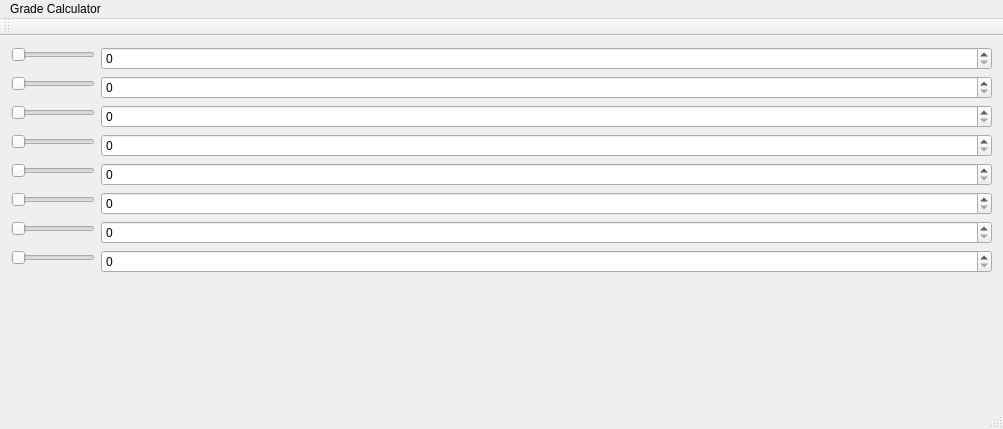
<?xml version="1.0" encoding="UTF-8"?>
<ui version="4.0">
 <class>MainWindow</class>
 <widget class="QMainWindow" name="MainWindow">
  <property name="geometry">
   <rect>
    <x>0</x>
    <y>0</y>
    <width>1003</width>
    <height>429</height>
   </rect>
  </property>
  <property name="windowTitle">
   <string>MainWindow</string>
  </property>
  <widget class="QWidget" name="centralWidget">
   <layout class="QFormLayout" name="formLayout">
    <item row="0" column="0">
     <widget class="QSlider" name="horizontalSlider">
      <property name="orientation">
       <enum>Qt::Horizontal</enum>
      </property>
     </widget>
    </item>
    <item row="0" column="1">
     <widget class="QSpinBox" name="spinBox"/>
    </item>
    <item row="1" column="0">
     <widget class="QSlider" name="horizontalSlider_2">
      <property name="orientation">
       <enum>Qt::Horizontal</enum>
      </property>
     </widget>
    </item>
    <item row="1" column="1">
     <widget class="QSpinBox" name="spinBox_2"/>
    </item>
    <item row="2" column="0">
     <widget class="QSlider" name="horizontalSlider_3">
      <property name="orientation">
       <enum>Qt::Horizontal</enum>
      </property>
     </widget>
    </item>
    <item row="2" column="1">
     <widget class="QSpinBox" name="spinBox_3"/>
    </item>
    <item row="3" column="0">
     <widget class="QSlider" name="horizontalSlider_4">
      <property name="orientation">
       <enum>Qt::Horizontal</enum>
      </property>
     </widget>
    </item>
    <item row="3" column="1">
     <widget class="QSpinBox" name="spinBox_4"/>
    </item>
    <item row="4" column="0">
     <widget class="QSlider" name="horizontalSlider_5">
      <property name="orientation">
       <enum>Qt::Horizontal</enum>
      </property>
     </widget>
    </item>
    <item row="4" column="1">
     <widget class="QSpinBox" name="spinBox_5"/>
    </item>
    <item row="5" column="0">
     <widget class="QSlider" name="horizontalSlider_6">
      <property name="orientation">
       <enum>Qt::Horizontal</enum>
      </property>
     </widget>
    </item>
    <item row="5" column="1">
     <widget class="QSpinBox" name="spinBox_6"/>
    </item>
    <item row="6" column="0">
     <widget class="QSlider" name="horizontalSlider_7">
      <property name="orientation">
       <enum>Qt::Horizontal</enum>
      </property>
     </widget>
    </item>
    <item row="6" column="1">
     <widget class="QSpinBox" name="spinBox_7"/>
    </item>
    <item row="7" column="0">
     <widget class="QSlider" name="horizontalSlider_8">
      <property name="orientation">
       <enum>Qt::Horizontal</enum>
      </property>
     </widget>
    </item>
    <item row="7" column="1">
     <widget class="QSpinBox" name="spinBox_8"/>
    </item>
   </layout>
  </widget>
  <widget class="QMenuBar" name="menuBar">
   <property name="geometry">
    <rect>
     <x>0</x>
     <y>0</y>
     <width>1003</width>
     <height>20</height>
    </rect>
   </property>
   <widget class="QMenu" name="menuGrade_Calculator">
    <property name="title">
     <string>Grade Calculator</string>
    </property>
   </widget>
   <addaction name="menuGrade_Calculator"/>
  </widget>
  <widget class="QToolBar" name="mainToolBar">
   <attribute name="toolBarArea">
    <enum>TopToolBarArea</enum>
   </attribute>
   <attribute name="toolBarBreak">
    <bool>false</bool>
   </attribute>
  </widget>
  <widget class="QStatusBar" name="statusBar"/>
 </widget>
 <layoutdefault spacing="6" margin="11"/>
 <resources/>
 <connections>
  <connection>
   <sender>horizontalSlider</sender>
   <signal>valueChanged(int)</signal>
   <receiver>spinBox</receiver>
   <slot>setValue(int)</slot>
   <hints>
    <hint type="sourcelabel">
     <x>142</x>
     <y>59</y>
    </hint>
    <hint type="destinationlabel">
     <x>262</x>
     <y>61</y>
    </hint>
   </hints>
  </connection>
  <connection>
   <sender>spinBox</sender>
   <signal>valueChanged(int)</signal>
   <receiver>horizontalSlider</receiver>
   <slot>setValue(int)</slot>
   <hints>
    <hint type="sourcelabel">
     <x>254</x>
     <y>47</y>
    </hint>
    <hint type="destinationlabel">
     <x>98</x>
     <y>53</y>
    </hint>
   </hints>
  </connection>
 </connections>
</ui>
